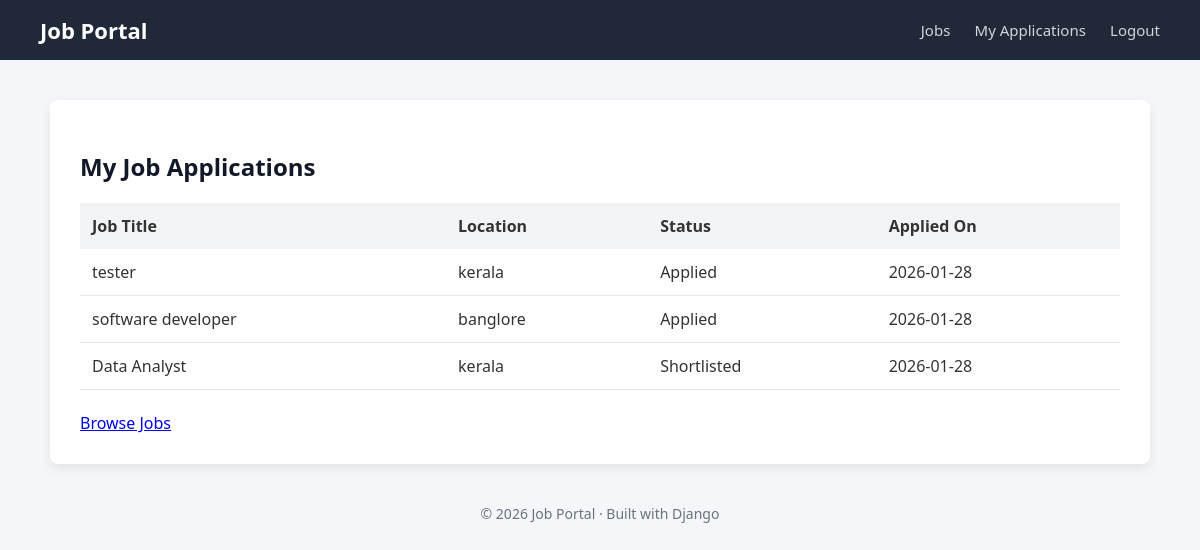
The app's page /candidate/ (signed in) with its own data.
### jobs/models.py (models this page shows, shortened)
class JobApplication(models.Model):
    STATUS_CHOICES = (
        ('applied', 'Applied'),
        ('shortlisted', 'Shortlisted'),
        ('rejected', 'Rejected'),
    )
    candidate = models.ForeignKey(User, on_delete=models.CASCADE)
    job = models.ForeignKey(Job, on_delete=models.CASCADE)
    status = models.CharField(
        max_length=20,
        choices=STATUS_CHOICES,
        default='applied'
    )
    applied_at = models.DateTimeField(auto_now_add=True)
    class Meta:
        unique_together = ('candidate', 'job')

class Job(models.Model):
    recruiter = models.ForeignKey(User, on_delete=models.CASCADE)
    title = models.CharField(max_length=200)
    description = models.TextField()
    location = models.CharField(max_length=100)
    job_type = models.CharField(
        max_length=50,
        choices=(
            ('full-time', 'Full Time'),
            ('part-time', 'Part Time'),
            ('internship', 'Internship'),
        )
    )
    created_at = models.DateTimeField(default=timezone.now)

### jobs/views.py (the view)
# urls.py: path('candidate/', views.candidate_dashboard, name='candidate_dashboard'),
@login_required
@candidate_required
def candidate_dashboard(request):
    applications = JobApplication.objects.filter(
        candidate=request.user
    ).select_related('job').order_by('-applied_at')
    return render(request, 'candidate_dashboard.html', {
        'applications': applications
    })

### jobs/templates/candidate_dashboard.html
{% extends 'base.html' %}
{% block content %}
<h2>My Job Applications</h2>
<table>
    <tr>
        <th>Job Title</th>
        <th>Location</th>
        <th>Status</th>
        <th>Applied On</th>
    </tr>
    {% for app in applications %}
        <tr>
            <td>{{ app.job.title }}</td>
            <td>{{ app.job.location }}</td>
            <td>{{ app.status|capfirst }}</td>
            <td>{{ app.applied_at|date:"Y-m-d" }}</td>
        </tr>
    {% empty %}
        <tr>
            <td colspan="4">You have not applied to any jobs yet.</td>
        </tr>
    {% endfor %}
</table>
<br>
<a href="{% url 'job_list' %}">Browse Jobs</a>
{% endblock %}

### jobs/templates/base.html (style rules this page uses)
* { box-sizing: border-box; font-family: 'Segoe UI', Tahoma, sans-serif; }
body { margin: 0; background: #f4f6f9; color: #333; }
h2 { margin-bottom: 20px; color: #111827; }
table { width: 100%; border-collapse: collapse; margin-top: 20px; }
th { background: #f3f4f6; text-align: left; padding: 12px; font-weight: 600; }
td { padding: 12px; border-bottom: 1px solid #e5e7eb; }

### records on screen
JobApplication: job "tester", job.location "kerala", status "Applied", applied_at "2026-01-28"
JobApplication: job "software developer", job.location "banglore", status "Applied", applied_at "2026-01-28"
JobApplication: job "Data Analyst", job.location "kerala", status "Shortlisted", applied_at "2026-01-28"
